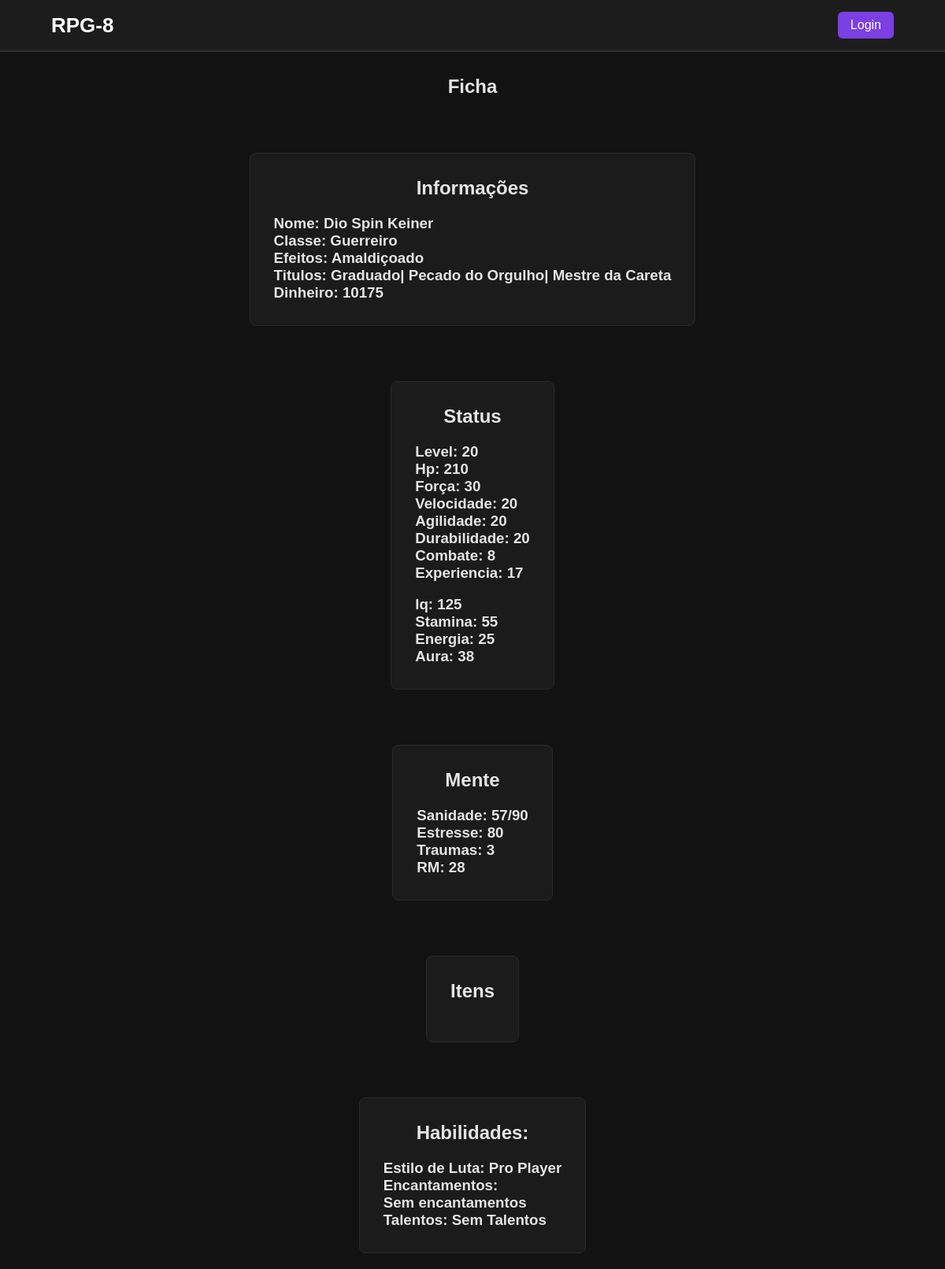
The page /fichaview.php?id=2 on the database its author committed.
### tables this page shows
CREATE TABLE player_base (
	id INT auto_increment PRIMARY KEY,
    nome VARCHAR(30) not null,
    id_classe INT,
    foreign key (id_classe) references classes(id),
    efeitos VARCHAR(50)
);

CREATE TABLE classes (
	id INT auto_increment PRIMARY KEY,
    classe varchar(15) not null
	);

CREATE TABLE player_dinheiro (
    id INT auto_increment PRIMARY KEY,
    id_player INT,
    foreign key (id_player) references player_base(id),
    dinheiro INT not null DEFAULT 0,
    fragmento INT not null DEFAULT 0
);

CREATE TABLE player_status (
    id INT auto_increment PRIMARY KEY,
    id_player INT,
    foreign key (id_player) references player_base(id),
    level INT not null,
    hp INT not null,
    forca INT not null,
    velocidade INT not null,
    agilidade INT not null,
    durabilidade INT not null,
    combate INT not null,
    experiencia INT not null
);

CREATE TABLE player_energias (
    id INT auto_increment PRIMARY KEY,
    id_player INT,
    foreign key (id_player) references player_base(id),
    iq INT not null,
    stamina INT not null,
    energia INT not null,
    aura INT not null
);

CREATE TABLE player_mente (
    id INT auto_increment PRIMARY KEY,
    id_player INT,
    foreign key (id_player) references player_base(id),
    sanidade INT not null,
    sanidadeMax INT not null,
	stress INT not null,
    traumas INT not null,
    rm INT not null
);

CREATE TABLE estilos_luta (
	id INT auto_increment PRIMARY KEY,
	nome VARCHAR(30) NOT NULL,
	descricao text
);

### fichaview.php (the view, shortened to what this page needs)
<?php
include("conexao.php");
include("header.php");
$id = isset($_GET['id']) ? intval($_GET['id']) : 1;
$stmt = $conn->prepare("SELECT
    player_base.nome,
    player_base.efeitos,
    classes.classe,
    player_dinheiro.dinheiro,
    player_dinheiro.fragmento,
    player_status.level,
    player_status.hp,
    player_status.forca,
    player_status.velocidade,
    player_status.agilidade,
    player_status.durabilidade,
    player_status.combate,
    player_status.experiencia,
    player_energias.iq,
    player_energias.stamina,
    player_energias.energia,
    player_energias.aura,
    player_mente.sanidade,
    player_mente.sanidadeMax,
    player_mente.stress,
    player_mente.traumas,
    player_mente.rm,
    (
        SELECT GROUP_CONCAT(t.titulo SEPARATOR '| ')
        FROM R_player_titulo rpt
        JOIN titulos t ON rpt.id_titulo = t.id
        WHERE rpt.id_player = player_base.id
    ) AS titulos
FROM player_base
JOIN classes ON player_base.id_classe = classes.id
LEFT JOIN player_dinheiro ON player_base.id = player_dinheiro.id_player
LEFT JOIN player_status ON player_base.id = player_status.id_player
LEFT JOIN player_energias ON player_base.id = player_energias.id_player
LEFT JOIN player_mente ON player_base.id = player_mente.id_player
WHERE player_base.id = ?");
$stmt->bind_param("i", $id);
$stmt->execute();
$result = $stmt->get_result();
$ficha = $result->fetch_assoc();
$stmt = $conn->prepare("SELECT
    estilos_luta.nome
    FROM R_player_estiloluta
    JOIN estilos_luta ON R_player_estiloluta.id_estiloluta = estilos_luta.id
    where id_player = ?
");
$stmt->bind_param("i", $id);
$stmt->execute();
$result_estiloluta = $stmt->get_result();
$estiloluta = $result_estiloluta->fetch_assoc();
$encantamentos = [];
$stmt = $conn->prepare("SELECT
    player_talentos.nome,
    player_talentos.descricao
    FROM player_talentos
    WHERE id_player = ?;
");
$stmt->bind_param("i", $id);
$stmt->execute();
$result_talentos = $stmt->get_result();
$talentos = $result_talentos->fetch_assoc();
?>
<div class="content">
    <h2>Ficha</h2>
</div>
<div class="content">
    <div class="fichas">
        <h2>Informações</h2>
        <h3>Nome: <?php echo htmlspecialchars($ficha["nome"]); ?></h3>
        <h3>Classe: <?php echo htmlspecialchars($ficha["classe"]); ?></h3>
        <h3>Efeitos: <?php echo htmlspecialchars($ficha["efeitos"]); ?></h3>
        <h3>Titulos: <?php echo htmlspecialchars($ficha["titulos"]); ?></h3>
        <h3>Dinheiro: <?php echo htmlspecialchars($ficha["dinheiro"]); ?></h3>
    </div>
</div>
<div class="content">
    <div class="fichas">
        <h2>Status</h2>
        <h3>Level: <?php echo htmlspecialchars($ficha["level"]); ?></h3>
        <h3>Hp: <?php echo htmlspecialchars($ficha["hp"]); ?></h3>
        <h3>Força: <?php echo htmlspecialchars($ficha["forca"]); ?></h3>
        <h3>Velocidade: <?php echo htmlspecialchars($ficha["velocidade"]); ?></h3>
        <h3>Agilidade: <?php echo htmlspecialchars($ficha["agilidade"]); ?></h3>
        <h3>Durabilidade: <?php echo htmlspecialchars($ficha["durabilidade"]); ?></h3>
        <h3>Combate: <?php echo htmlspecialchars($ficha["combate"]); ?></h3>
        <h3>Experiencia: <?php echo htmlspecialchars($ficha["experiencia"]); ?></h3>
        <br>
        <h3>Iq: <?php echo htmlspecialchars($ficha["iq"]); ?></h3>
        <h3>Stamina: <?php echo htmlspecialchars($ficha["stamina"]); ?></h3>
        <h3>Energia: <?php echo htmlspecialchars($ficha["energia"]); ?></h3>
        <h3>Aura: <?php echo htmlspecialchars($ficha["aura"]); ?></h3>
    </div>
</div>
<div class="content">
    <div class="fichas">
        <h2>Mente</h2>
        <h3>Sanidade: <?php echo htmlspecialchars($ficha["sanidade"]); ?>/<?php echo htmlspecialchars($ficha["sanidadeMax"]); ?></h3>
        <h3>Estresse: <?php echo htmlspecialchars($ficha["stress"]); ?></h3>
        <h3>Traumas: <?php echo htmlspecialchars($ficha["traumas"]); ?></h3>
        <h3>RM: <?php echo htmlspecialchars($ficha["rm"]); ?></h3>
    </div>
</div>
<div class="content">
    <div class="fichas">
        <h2>Itens</h2>
    </div>
</div>
<div class="content">
    <div class="fichas">
        <h2>Habilidades:</h2>
        <h3>Estilo de Luta: <?php echo htmlspecialchars($estiloluta["nome"]); ?></h3>
        <h3>Encantamentos:</h3>
        <?php
        if ($encantamentos == null){
            echo "<h3>Sem encantamentos</h3>";
        }
        ?>
        <?php
        if ($talentos != null){
            echo "<h3>Talentos:" . htmlspecialchars($talentos['nome']) . "</h3>";
            echo "<p>" . htmlspecialchars($talentos['descricao']) . "</p>";
        } else {
            echo "<h3>Talentos: Sem Talentos </h3>";
        }
        ?>
    </div>
</div>

### Style.css (style rules this page uses)
* { margin:0; padding:0; box-sizing:border-box; }
body { font-family:Arial, Helvetica, sans-serif; background:#121212; color:#e5e5e5; }
.content { display:flex; justify-content:center; padding:30px; padding-bottom: 0px; }
.content h2 { text-align: center; margin-bottom:20px; }
.fichas { background:#1b1b1b; border:1px solid #2a2a2a; max-width: 800px; margin: 20px auto; border-radius: 8px; padding: 30px; }
.fichas h2 { text-align:center; margin-bottom:20px; }

### rows shown on the page
player_base: nome "Dio Spin Keiner", id_classe.classe "Guerreiro", efeitos "Amaldiçoado", player_dinheiro.dinheiro "10175", player_status.level "20", player_status.hp "210", player_status.forca "30", player_status.velocidade "20", player_status.agilidade "20", player_status.durabilidade "20", player_status.combate "8", player_status.experiencia "17", player_energias.iq "125", player_energias.stamina "55", player_energias.energia "25", player_energias.aura "38", player_mente.sanidade "57", player_mente.sanidadeMax "90", player_mente.stress "80", player_mente.traumas "3", player_mente.rm "28"
estilos_luta: nome "Pro Player"

### other values the page prints
$ficha["titulos"] "Graduado| Pecado do Orgulho| Mestre da Careta"
